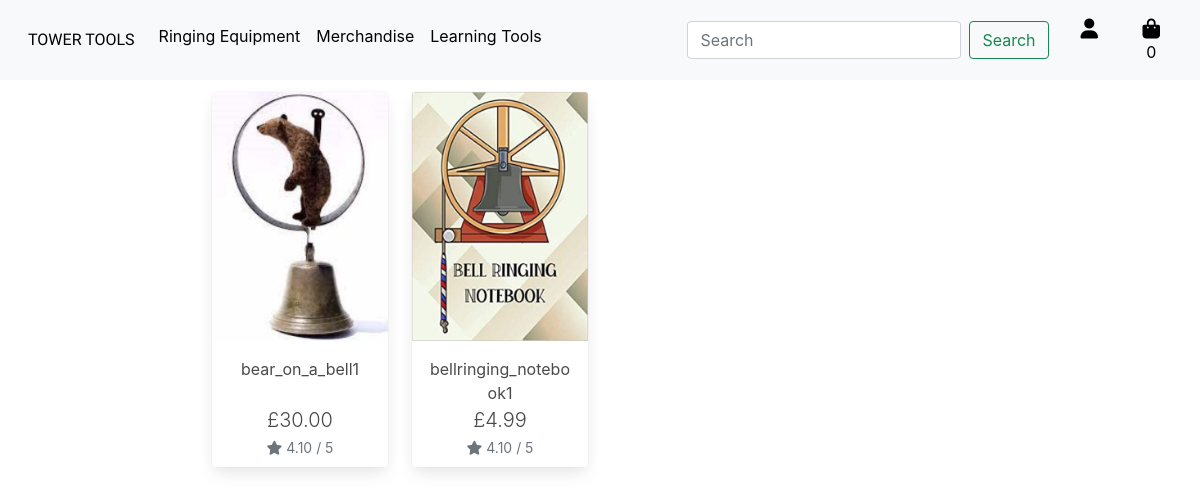
The app's page /products/merchandise with its own data.
### products/models.py (models this page shows, shortened)
class Product(models.Model):
    category = models.ForeignKey('Category', null=True, blank=True, on_delete=models.SET_NULL)
    sku = models.CharField(max_length=254, null=True, blank=True)
    name = models.CharField(max_length=254)
    friendly_name = models.CharField(max_length=254, null=True, blank=True)
    description = models.TextField()
    rope_size_option = models.BooleanField(default=False, null=True, blank=True)
    price = models.DecimalField(max_digits=6, decimal_places=2)
    rating = models.DecimalField(max_digits=6, decimal_places=2, null=True, blank=True)
    image_url = models.URLField(max_length=1024, null=True, blank=True)
    image = models.ImageField(null=True, blank=True)

### products/views.py (the view)
# urls.py: path('merchandise', views.merchandise, name='products/merchandise'),
def merchandise(request):
    merchandise = Product.objects.filter(category=2)
    context = {
        'merchandise': merchandise,
    }
    return render(request, 'products/merchandise.html', context)

### bag/contexts.py (called while the page is built, shortened)
def bag_contents(request):
    bag_items = []
    free_delivery_threshold = 50
    standard_delivery_percentage = 0.1
    total = 0
    product_count = 0
    bag = request.session.get('bag', {})
    if total < free_delivery_threshold:
        delivery = total * Decimal(standard_delivery_percentage)
        remaining_to_free_del = free_delivery_threshold - total
    else:
        delivery = 0
        remaining_to_free_del = 0
    grand_total = delivery + total
    context = {
        'bag_items': bag_items,
        'total': total,
        'product_count': product_count,
        'delivery': delivery,
        'remaining_to_free_del': remaining_to_free_del,
        'grand_total': grand_total,
    }
    return context

### products/templates/products/merchandise.html (shortened to what this page needs)
{% extends "base.html" %}
{% load static %}
{% block content %}
<div class="container">
    <div class="row">
        <div class="product-container col-10 offset-1">
            <div class="row">
                {% for product in merchandise %}
                    <div class="col-sm-6 col-md-6 col-lg-4 col-xl-3">
                        <div class="card h-100 border-0">
                            {% if product.image %}
                            <a href="{% url 'product_detail' product.id %}">
                                <img class="card-img-top img-fluid" src="/static/imgs/{{ product.image }}" alt="{{ product.name }}">
                            </a>
                            {% else %}
                            <a href="{% url 'product_detail' product.id %}">
                                <img class="card-img-top img-fluid" src="/static/imgs/no_image.jpg" alt="{{ product.name }}">
                            </a>
                            {% endif %}
                            <div class="card-body pb-0">
                                <p class="mb-0 text-center">{{ product.name }}</p>
                            </div>
                            <div class="card-footer pt-0 border-0 text-center m-auto">
                                <div class="row">
                                    <div class="col">
                                        <p class="lead mb-0 text-left font-weight-bold text-center">£{{ product.price }}</p>
                                        {% if product.rating %}
                                            <small class="text-muted text-center"><i class="fas fa-star mr-1"></i>{{ product.rating }} / 5</small>
                                        {% else %}
                                            <small class="text-muted text-center">No Rating</small>
                                        {% endif %}
                                    </div>
                                </div>
                            </div>
                        </div>
                    </div>
                {% endfor %}
            </div>
        </div>
    </div>
</div>
{% endblock %}

### static/css/base.css (style rules this page uses)
html { height: 100%; }

### records on screen
Product: image (picture), name "bear_on_a_bell1", price "30.00", rating "4.10"
Product: image (picture), name "bellringing_notebook1", price "4.99", rating "4.10"
